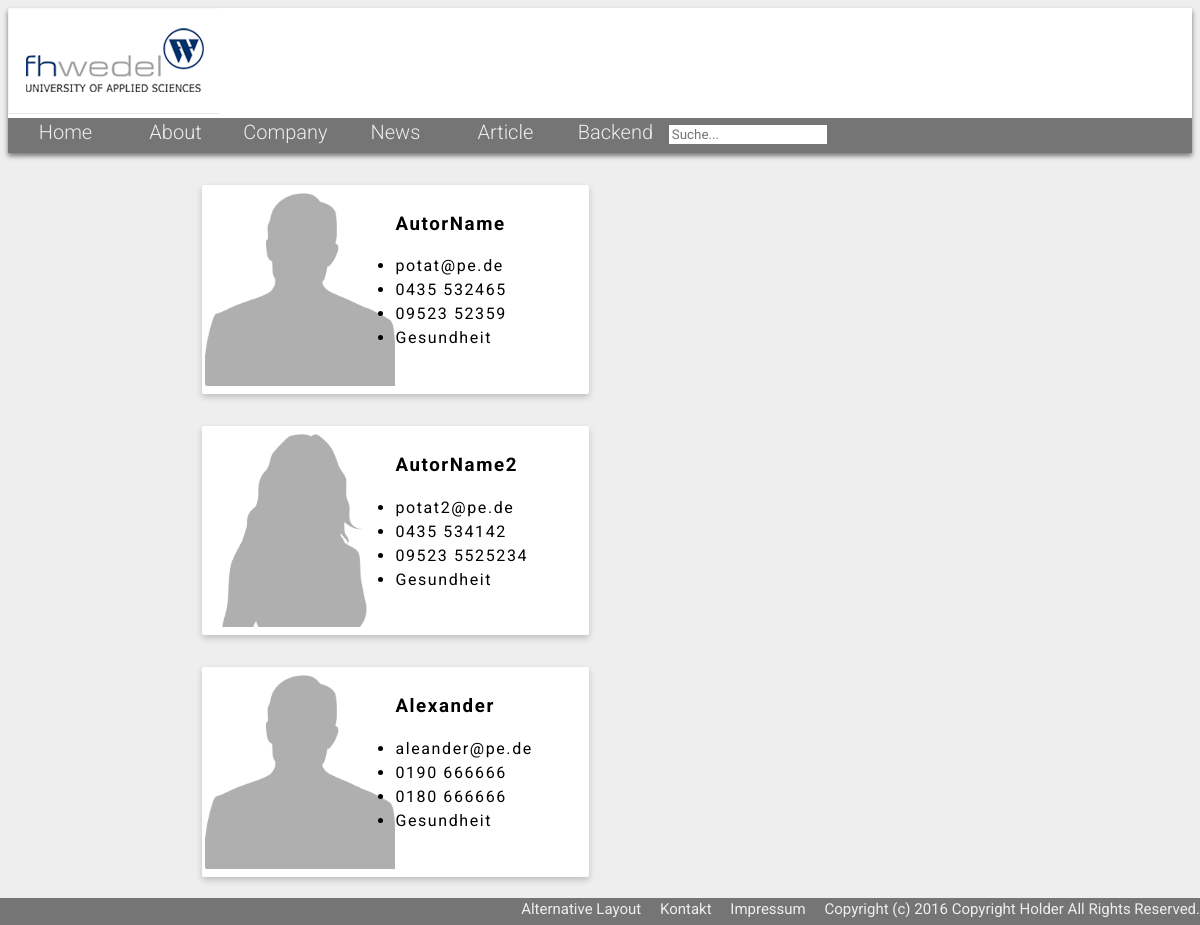
Page /about.php on the committed database.
### tables this page shows
CREATE TABLE `autor` (
  `id` int(11) NOT NULL,
  `name` varchar(32) NOT NULL,
  `email` varchar(32) NOT NULL,
  `telefon` varchar(32) NOT NULL,
  `fax` varchar(32) NOT NULL,
  `kategorie_id` int(11) NOT NULL,
  `foto` varchar(32) NOT NULL
);

CREATE TABLE `kategorie` (
  `id` int(11) NOT NULL,
  `bezeichner` varchar(32) NOT NULL
);

### logic.php (called while the page is built, shortened)
<?php
		function sqlConnect(){
				$user = 'root';
				$password = '';
				$connection = mysqli_connect('localhost', $user, $password,"data");
				return $connection;
		}
		function fetchAuthors(){
				$connection = sqlConnect();
				$sql = "SELECT * FROM Autor";
				$ergebnis = mysqli_query($connection,$sql);
				if($ergebnis != FALSE){
						$length = mysqli_num_rows($ergebnis);
						for($i = 0; $i < $length; $i += 1){
								$list[$i] = mysqli_fetch_row($ergebnis);
						}
						return $list;
				}
				return FALSE;
		}
		function fetchCategory($id){
				$connection = sqlConnect();
				$ergebnis = mysqli_query($connection,"SELECT * FROM kategorie");
				if($ergebnis != FALSE){
						$length = mysqli_num_rows($ergebnis);
						for($i = 0; $i < $length; $i += 1){
								$row = mysqli_fetch_row($ergebnis);
								if($row[0] == $id){
										return $row[1];
								}
						}
				}
				return FALSE;
		}

### about.php (the view, shortened to what this page needs)
<?php
    require('logic.php');
?>
<?php require "head.php" ?>
</head>
<body>
    <?php include "navigation.php" ?>
	<div class = "autors" id="autorsSkip">
        <?php
            $list = fetchAuthors();
            $length = count($list);
            for($i = 0; $i < $length; $i += 1){
                echo "<div>
                        <img src=\"" . $list[$i][6] . "\"/>
                        <h3>" . $list[$i][1] . "</h3>
                        <ul>
                            <li>" . $list[$i][2] . "</li>
                            <li>" . $list[$i][3] . "</li>
                            <li>" . $list[$i][4] . "</li>
                            <li>" . fetchCategory($list[$i][5]) . "</li>
                        </ul>
                    </div>";
            }
        ?>
	</div>
<?php require "foot.php" ?>

### head.php (shortened to what this page needs)
<!DOCTYPE HTML>
<html>
<head>
    <link rel="stylesheet" type="text/css" media="print" href="print.css"/>

### navigation.php (shortened to what this page needs)
<header>
	<a href="index.html"><img class="logo" src="images/fh_logo.png" alt="Logo"/></a>
    <div class="navigation" id="navigationSkip">
		<a href="index.php" class="navlink">Home</a>
		<a href="about.php" class="navlink">About</a>
		<a href="about2.php" class="navlink">Company</a>
		<a href="news.php" class="navlink">News</a>
		<a href="article.php" class="navlink">Article</a>
        <a href="backend.php" class="navlink">Backend</a>
        <input type="text" id="search" placeholder="Suche..."/>
	</div>
</header>

### foot.php (shortened to what this page needs)
<footer>
    	<a onclick="toggleStyle()">Alternative Layout</a>
        <a href="contact.html">Kontakt</a>
    	<a href="imprint.html">Impressum</a>
    	Copyright (c) 2016 Copyright Holder All Rights Reserved.
    </footer>
</body>
</html>

### formate.css (style rules this page uses)
header { width: 100%; top: 0px; background-color: white; box-shadow: 0px 3px 5px 0px rgba(0,0,0,0.50); }
body { background-color: rgb(238,238,238); }
footer { position: fixed; width: 100%; bottom: 0px; left: 0px; right: 0px; height: 25px; background-color: #757575; color: #EEEEEE; padding-top: 2px; text-align: right; font-size: 15px; }
footer a { margin-right: 1em; }
footer a:link, footer a:visited { margin-right: 1em; color: #EEEEEE; text-decoration: none; }
.navigation { font-family: 'RobotoDraft','Roboto', sans-serif; }
h1, h2, p, a, div, footer, input, textarea { font-family: 'RobotoDraft','Roboto', sans-serif; }
.navigation { font-size: 20px; width: 100%; height: 35px; text-align: left; background-color: #757575; margin-bottom: 5px; }
div.navigation a:link, div.navigation a:visited { margin-left: 0.5em; font-weight: 300; color: #EEEEEE; padding: 2px 5px; width: 85px; text-align: center; text-decoration: none; display: inline-block; }
.autors { width: 70%; margin: 2em auto; }
div.autors div { border-radius: 2px; float: left; margin-right: 1em; margin-bottom: 2em; margin-left: 1em; padding: 0.5em 0.2em 0.5em 0.2em; width: 46%; text-align: justify; letter-spacing: 0.1em; line-height: 1.5em; box-shadow: 0px 3px 6px 0px rgba(0,0,0,0.20); background-color: white; }
div.autors div:last-of-type { margin-bottom: 3em; }
div.autors img { border-radius: inherit; border-top-right-radius: 0; border-bottom-right-radius: 0; float: left; height: auto; max-width: 50%; }

### print.css (style rules this page uses)
header { display: none; }
body { background-color: white; }
footer { display: none; }
h1, h2, p, a, div, footer { font-family: 'RobotoDraft','Roboto', sans-serif; }
.autors { margin:auto; }
div.autors div { float: left; width: 70%; text-align: justify; letter-spacing: 0.1em; line-height: 1.5em; background-color: white; }
div.autors img { float: left; height: auto; max-width: 50%; }

### rows in the picture
autor: foto (placeholder picture), name "AutorName", email "potat@pe.de", telefon "0435 532465", fax "09523 52359", kategorie.bezeichner "Gesundheit"
autor: foto (placeholder picture), name "AutorName2", email "potat2@pe.de", telefon "0435 534142", fax "09523 5525234", kategorie.bezeichner "Gesundheit"
autor: foto (placeholder picture), name "Alexander", email "aleander@pe.de", telefon "0190 666666", fax "0180 666666", kategorie.bezeichner "Gesundheit"
